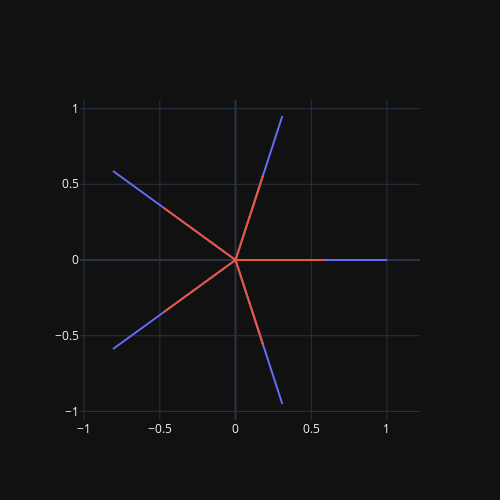

The cell this chart's notebook holds for it:
### Code cell
d0 = np.zeros([2,p])

alpha = np.arange(0, tau, tau/p)
d1 = np.array([np.cos(alpha), np.sin(alpha)])

spacers = np.empty_like(d0)
spacers.fill(np.nan)

d01 = np.empty((2,p*3))
d01[:,0::3] = d0
d01[:,1::3] = d1
d01[:,2::3] = spacers
dt = d01 * r
fig = go.Figure(
    data=[
        go.Scatter(x=d01[0],y=d01[1], mode='lines'),
        go.Scatter(x=dt[0],y=dt[1], mode='lines'),
    ],
    layout=lo,
)
fig.show(config=plotly_config)

### Figure 1 — Plotly figure (JSON) as saved in the notebook; plotly's stock layout.template omitted (floating-point values rounded to 4 significant figures)
{"data": [{"mode": "lines", "type": "scatter", "x": [0, 1, null, 0, 0.309, null, 0, -0.809, null, 0, -0.809, null, 0, 0.309, null], "y": [0, 0, null, 0, 0.9511, null, 0, 0.5878, null, 0, -0.5878, null, 0, -0.9511, null]}, {"mode": "lines", "type": "scatter", "x": [0, 0.5878, null, 0, 0.1816, null, 0, -0.4755, null, 0, -0.4755, null, 0, 0.1816, null], "y": [0, 0, null, 0, 0.559, null, 0, 0.3455, null, 0, -0.3455, null, 0, -0.559, null]}], "layout": {"height": 500, "showlegend": false, "width": 500, "xaxis": {"scaleanchor": "y", "scaleratio": 1}}}
